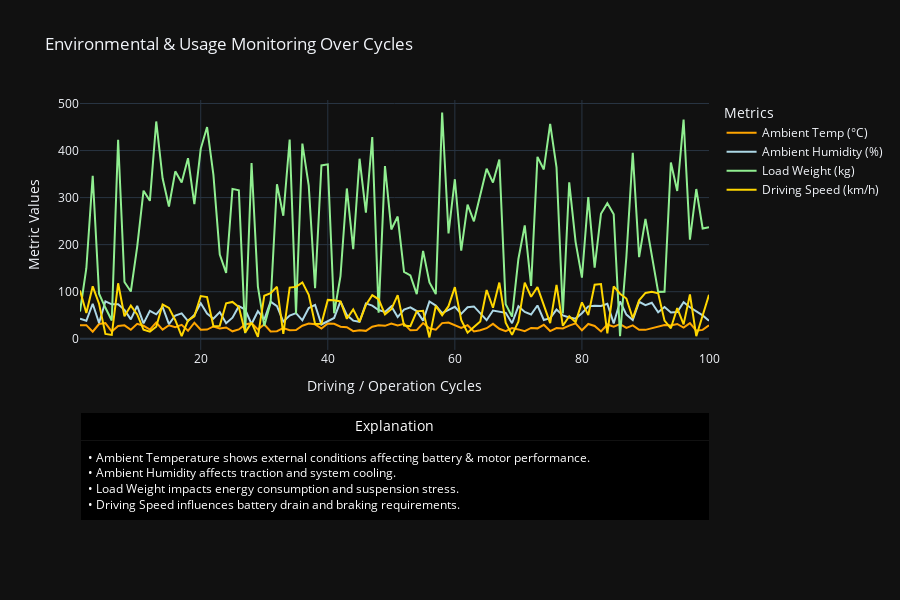

The code cell stored with this chart in its notebook:
### Code cell
import plotly.graph_objects as go
from plotly.subplots import make_subplots
import numpy as np

# Sample data
cycles = np.arange(1, 101)
ambient_temp = np.random.uniform(15, 35, 100)     # °C
ambient_humidity = np.random.uniform(30, 80, 100) # %
load_weight = np.random.uniform(0, 500, 100)      # kg
driving_speed = np.random.uniform(0, 120, 100)    # km/h

# Create subplots: 2 rows (graph + explanation)
fig = make_subplots(
    rows=2, cols=1,
    row_heights=[0.7, 0.3],
    vertical_spacing=0.15,
    specs=[[{}], [{"type": "table"}]]
)

# Add line traces
fig.add_trace(go.Scatter(x=cycles, y=ambient_temp, mode="lines", name="Ambient Temp (°C)", line=dict(color="orange")), row=1, col=1)
fig.add_trace(go.Scatter(x=cycles, y=ambient_humidity, mode="lines", name="Ambient Humidity (%)", line=dict(color="lightblue")), row=1, col=1)
fig.add_trace(go.Scatter(x=cycles, y=load_weight, mode="lines", name="Load Weight (kg)", line=dict(color="lightgreen")), row=1, col=1)
fig.add_trace(go.Scatter(x=cycles, y=driving_speed, mode="lines", name="Driving Speed (km/h)", line=dict(color="gold")), row=1, col=1)

# Add explanation table
fig.add_trace(go.Table(
    header=dict(values=["Explanation"], fill_color='black', font=dict(color='white', size=14)),
    cells=dict(values=[[ 
        "• Ambient Temperature shows external conditions affecting battery & motor performance.<br>"
        "• Ambient Humidity affects traction and system cooling.<br>"
        "• Load Weight impacts energy consumption and suspension stress.<br>"
        "• Driving Speed influences battery drain and braking requirements."
    ]],
    fill_color='black', font=dict(color='white', size=12), align='left')
), row=2, col=1)

# Update layout
fig.update_layout(
    title="Environmental & Usage Monitoring Over Cycles",
    template="plotly_dark",
    xaxis_title="Driving / Operation Cycles",
    yaxis_title="Metric Values",
    width=900,
    height=600,
    legend_title="Metrics"
)

fig.show()

### Figure 1 — Plotly figure (JSON) as saved in the notebook; plotly's stock layout.template omitted (floating-point values rounded to 4 significant figures)
{"data": [{"line": {"color": "orange"}, "mode": "lines", "name": "Ambient Temp (°C)", "type": "scatter", "x": [1, 2, 3, 4, 5, 6, 7, 8, 9, 10, 11, 12, 13, 14, 15, 16, 17, 18, 19, 20, 21, 22, 23, 24, 25, 26, 27, 28, 29, 30, 31, 32, 33, 34, 35, 36, 37, 38, 39, 40, 41, 42, 43, 44, 45, 46, 47, 48, 49, 50, 51, 52, 53, 54, 55, 56, 57, 58, 59, 60, 61, 62, 63, 64, 65, 66, 67, 68, 69, 70, 71, 72, 73, 74, 75, 76, 77, 78, 79, 80, 81, 82, 83, 84, 85, 86, 87, 88, 89, 90, 91, 92, 93, 94, 95, 96, 97, 98, 99, 100], "xaxis": "x", "y": [28.73, 28.83, 15.03, 31.26, 33.35, 15.39, 26.97, 28.53, 18.92, 31.76, 27.52, 19.5, 34.34, 19.32, 28.57, 24.48, 29.47, 16.96, 34.05, 19.09, 19.41, 26.08, 21.99, 23.84, 15.74, 19.7, 30.47, 33.04, 19.67, 30.47, 15.58, 15.89, 22.86, 17.96, 18.32, 27.55, 32.16, 30.58, 21.73, 32.5, 31.83, 25.48, 24.52, 16.17, 18.01, 16.71, 25.54, 28.53, 27.38, 32.46, 28.17, 31.59, 17.81, 18.43, 33.37, 22.09, 19.34, 33.24, 34.4, 27.76, 22.77, 28.77, 15.31, 17.89, 22.37, 31.64, 21.09, 16.16, 22.57, 19.83, 16.12, 22.98, 22.03, 29.68, 16.26, 22.58, 21.85, 27.94, 32.76, 17.86, 31.33, 27.19, 15.58, 30.34, 25.75, 31.0, 23.18, 28.31, 18.98, 18.84, 21.81, 25.39, 29.33, 28.34, 31.43, 23.53, 33.25, 17.18, 18.74, 28.67], "yaxis": "y"}, {"line": {"color": "lightblue"}, "mode": "lines", "name": "Ambient Humidity (%)", "type": "scatter", "x": [1, 2, 3, 4, 5, 6, 7, 8, 9, 10, 11, 12, 13, 14, 15, 16, 17, 18, 19, 20, 21, 22, 23, 24, 25, 26, 27, 28, 29, 30, 31, 32, 33, 34, 35, 36, 37, 38, 39, 40, 41, 42, 43, 44, 45, 46, 47, 48, 49, 50, 51, 52, 53, 54, 55, 56, 57, 58, 59, 60, 61, 62, 63, 64, 65, 66, 67, 68, 69, 70, 71, 72, 73, 74, 75, 76, 77, 78, 79, 80, 81, 82, 83, 84, 85, 86, 87, 88, 89, 90, 91, 92, 93, 94, 95, 96, 97, 98, 99, 100], "xaxis": "x", "y": [42.69, 38.23, 74.32, 33.42, 79.57, 73.13, 73.41, 61.44, 41.24, 69.9, 32.69, 59.11, 51.96, 67.52, 31.19, 49.34, 53.85, 37.62, 50.74, 75.52, 53.43, 42.59, 56.62, 33.04, 44.71, 69.18, 62.1, 31.2, 58.49, 40.87, 78.79, 69.18, 36.4, 49.28, 54.5, 39.12, 65.21, 72.07, 30.22, 36.66, 44.17, 79.21, 50.23, 38.51, 36.05, 75.07, 70.51, 60.97, 56.98, 68.86, 45.91, 61.99, 66.84, 58.78, 38.44, 79.3, 70.56, 54.53, 61.0, 68.0, 52.93, 66.96, 68.65, 52.95, 39.39, 59.89, 57.71, 55.02, 32.93, 68.88, 56.94, 51.53, 70.74, 39.84, 43.58, 61.99, 49.5, 45.15, 42.73, 54.29, 68.78, 70.27, 69.53, 74.28, 32.54, 79.11, 51.32, 39.65, 78.5, 71.26, 76.49, 56.16, 67.39, 55.97, 56.97, 77.58, 66.92, 58.34, 49.64, 38.22], "yaxis": "y"}, {"line": {"color": "lightgreen"}, "mode": "lines", "name": "Load Weight (kg)", "type": "scatter", "x": [1, 2, 3, 4, 5, 6, 7, 8, 9, 10, 11, 12, 13, 14, 15, 16, 17, 18, 19, 20, 21, 22, 23, 24, 25, 26, 27, 28, 29, 30, 31, 32, 33, 34, 35, 36, 37, 38, 39, 40, 41, 42, 43, 44, 45, 46, 47, 48, 49, 50, 51, 52, 53, 54, 55, 56, 57, 58, 59, 60, 61, 62, 63, 64, 65, 66, 67, 68, 69, 70, 71, 72, 73, 74, 75, 76, 77, 78, 79, 80, 81, 82, 83, 84, 85, 86, 87, 88, 89, 90, 91, 92, 93, 94, 95, 96, 97, 98, 99, 100], "xaxis": "x", "y": [57.87, 149.8, 346.4, 95.78, 65.73, 38.88, 423.1, 120.6, 100.4, 195.4, 314.7, 293.1, 461.8, 341.0, 281.0, 355.8, 331.9, 383.7, 286.2, 403.6, 450.0, 348.2, 178.8, 140.0, 318.6, 315.7, 11.96, 373.6, 110.9, 27.25, 76.6, 328.4, 261.5, 423.5, 53.13, 414.8, 325.5, 107.5, 368.5, 370.7, 54.0, 133.2, 319.4, 190.3, 382.6, 268.0, 428.5, 55.51, 366.9, 232.3, 259.7, 142.0, 134.5, 94.9, 186.7, 119.5, 94.86, 480.9, 223.7, 339.1, 187.1, 284.9, 249.6, 306.3, 361.4, 332.0, 381.1, 73.15, 47.02, 169.4, 240.9, 112.2, 386.6, 359.8, 456.8, 364.5, 53.57, 332.5, 206.0, 129.8, 301.0, 151.1, 265.4, 288.0, 264.5, 5.343, 174.4, 395.2, 173.4, 254.7, 173.3, 99.62, 99.88, 374.4, 314.0, 466.0, 210.5, 318.3, 234.3, 237.0], "yaxis": "y"}, {"line": {"color": "gold"}, "mode": "lines", "name": "Driving Speed (km/h)", "type": "scatter", "x": [1, 2, 3, 4, 5, 6, 7, 8, 9, 10, 11, 12, 13, 14, 15, 16, 17, 18, 19, 20, 21, 22, 23, 24, 25, 26, 27, 28, 29, 30, 31, 32, 33, 34, 35, 36, 37, 38, 39, 40, 41, 42, 43, 44, 45, 46, 47, 48, 49, 50, 51, 52, 53, 54, 55, 56, 57, 58, 59, 60, 61, 62, 63, 64, 65, 66, 67, 68, 69, 70, 71, 72, 73, 74, 75, 76, 77, 78, 79, 80, 81, 82, 83, 84, 85, 86, 87, 88, 89, 90, 91, 92, 93, 94, 95, 96, 97, 98, 99, 100], "xaxis": "x", "y": [102.5, 54.52, 111.4, 74.46, 10.25, 8.158, 117.9, 47.92, 70.5, 51.79, 19.07, 15.07, 25.52, 72.64, 65.58, 39.43, 5.301, 38.88, 47.8, 90.77, 88.5, 26.57, 27.32, 75.35, 78.21, 67.33, 13.44, 34.29, 3.804, 91.39, 96.78, 110.5, 10.55, 108.7, 110.2, 119.7, 93.35, 31.52, 31.75, 82.59, 81.57, 79.24, 42.37, 62.38, 36.18, 71.61, 92.69, 83.84, 51.9, 62.97, 92.69, 27.94, 26.56, 58.2, 59.3, 2.817, 69.83, 50.13, 69.17, 109.8, 39.97, 12.94, 24.78, 36.78, 103.6, 65.89, 119.4, 34.2, 8.247, 36.14, 119.1, 89.17, 109.8, 71.38, 33.04, 114.5, 27.5, 47.65, 35.21, 77.22, 50.16, 114.9, 116.1, 11.63, 111.4, 95.76, 85.48, 43.53, 81.55, 97.28, 99.65, 96.69, 38.4, 22.2, 65.25, 30.51, 94.2, 5.36, 51.05, 93.43], "yaxis": "y"}, {"cells": {"align": "left", "fill": {"color": "black"}, "font": {"color": "white", "size": 12}, "values": [["• Ambient Temperature shows external conditions affecting battery & motor performance.<br>• Ambient Humidity affects traction and system cooling.<br>• Load Weight impacts energy consumption and suspension stress.<br>• Driving Speed influences battery drain and braking requirements."]]}, "domain": {"x": [0, 1], "y": [0, 0.255]}, "header": {"fill": {"color": "black"}, "font": {"color": "white", "size": 14}, "values": ["Explanation"]}, "type": "table"}], "layout": {"height": 600, "legend": {"title": {"text": "Metrics"}}, "title": {"text": "Environmental & Usage Monitoring Over Cycles"}, "width": 900, "xaxis": {"anchor": "y", "domain": [0, 1], "title": {"text": "Driving / Operation Cycles"}}, "yaxis": {"anchor": "x", "domain": [0.405, 1], "title": {"text": "Metric Values"}}}}
